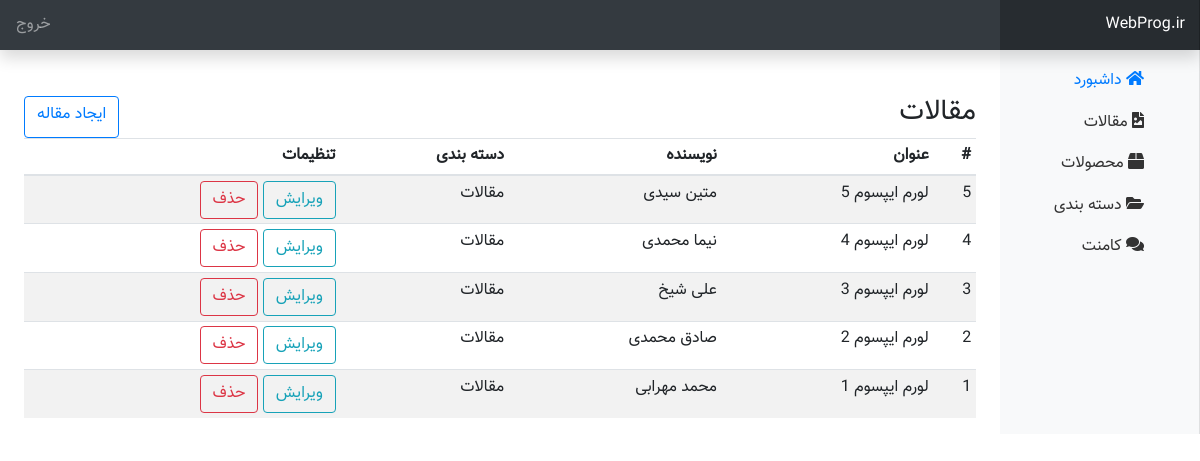
The page /admin/post.php (signed in) on the database its author committed.
### tables this page shows
CREATE TABLE `posts` (
  `id` int(11) NOT NULL,
  `title` varchar(191) NOT NULL,
  `category_id` int(11) NOT NULL,
  `body` text NOT NULL,
  `author` varchar(191) NOT NULL,
  `image` varchar(191) NOT NULL
);

CREATE TABLE `categories` (
  `id` int(11) NOT NULL,
  `title` varchar(100) NOT NULL
);

### admin/post.php (the view, shortened to what this page needs)
<?php
include("./include/header.php");
$query_posts = "SELECT * FROM posts ORDER BY id DESC";
$posts = $db->query($query_posts);
?>
<div class="container-fluid">
    <div class="row">
        <?php include('./include/sidebar.php') ?>
        <main role="main" class="col-md-9 ml-sm-auto col-lg-10 px-4">
            <div class="d-flex justify-content-between mt-5">
                <h3>مقالات</h3>
                <a href="new_post.php" class="btn btn-outline-primary">ایجاد مقاله</a>
            </div>
            <div class="table-responsive">
                <form action="post">
                    <table class="table table-striped table-sm">
                        <thead>
                            <tr>
                                <th>#</th>
                                <th>عنوان</th>
                                <th>نویسنده</th>
                                <th>دسته بندی</th>
                                <th>تنظیمات</th>
                            </tr>
                        </thead>
                        <tbody>
                            <?php
                            if ($posts->rowCount() > 0) {
                                foreach ($posts as $post) {
                                    $category_id = $post['category_id'];
                                    $query_post_category = "SELECT * FROM categories WHERE id=$category_id";
                                    $post_category = $db->query($query_post_category)->fetch();
                                    ?>
                                    <tr>
                                        <td><?php echo $post['id'] ?></td>
                                        <td><?php echo $post['title'] ?></td>
                                        <td><?php echo $post['author'] ?></td>
                                        <td><?php echo $post_category['title'] ?></td>
                                        <td>
                                            <a href="edit_post.php?id=<?php echo $post['id'] ?>" class=" btn btn-outline-info">ویرایش</a>
                                            <a href="post.php?action=delete&id=<?php echo $post['id'] ?>" class=" btn btn-outline-danger">حذف</a>
                                        </td>
                                    </tr>
                            <?php
                                }
                            }
                            ?>
                        </tbody>
                    </table>
                </form>
            </div>
        </main>
    </div>
</div>

### admin/css/admin.css (style rules this page uses)
body { direction: rtl; text-align: right !important; font-family: "Vazir" !important; line-height: 1.6; }
[role="main"] { padding-top: 110px; }
@media (min-width: 768px) { [role="main"] { padding-top: 48px; } }

### rows shown on the page
posts: id "5", title "لورم ایپسوم 5", author "متین سیدی", category.title "مقالات"
posts: id "4", title "لورم ایپسوم 4", author "نیما محمدی", category.title "مقالات"
posts: id "3", title "لورم ایپسوم 3", author "علی شیخ", category.title "مقالات"
posts: id "2", title "لورم ایپسوم 2", author "صادق محمدی", category.title "مقالات"
posts: id "1", title "لورم ایپسوم 1", author "محمد مهرابی", category.title "مقالات"
